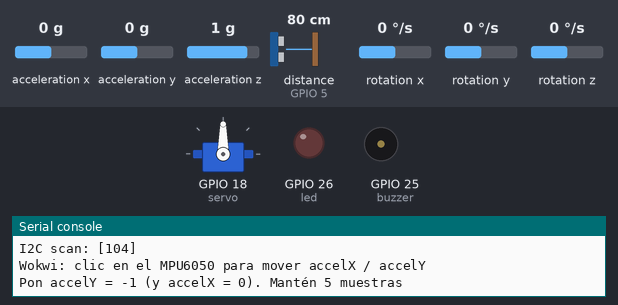
The program below on a simulated ESP32 board running MicroPython. On the bench: servo, output pins drawn as LEDs (lit = HIGH), buzzer (waves = sounding), the last lines printed to the serial console. Wiring (from the project's diagram.json): servo on GPIO 18, buzzer on GPIO 25, red LED on GPIO 26. The inputs (shaded band) are chosen by the test bench; at power-on: acceleration x 0 g, distance to the obstacle (sensor on GPIO 5) 80 cm, acceleration y 0 g, acceleration z 1 g, rotation x 0 °/s, rotation y 0 °/s, rotation z 0 °/s. The echo pulse lasts 58.3 µs per cm; servo angles are drawn from the pulse width (0.5 ms = 0°, 2.5 ms = 180°); library files of the repository ran but are not shown: mpu6050.py; pins used as bus, display or sensor lines are not drawn.

Above: at 0.1 s.
At 20.2 s:
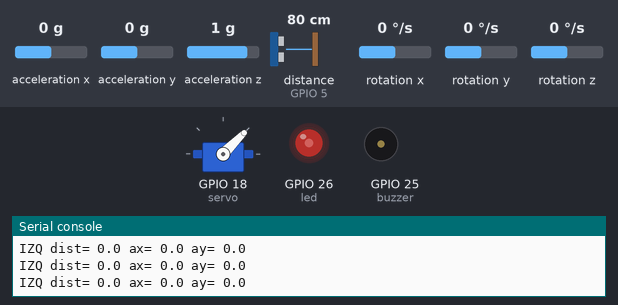
20.3 s: acceleration x set to -0.4 g
At 21.1 s:
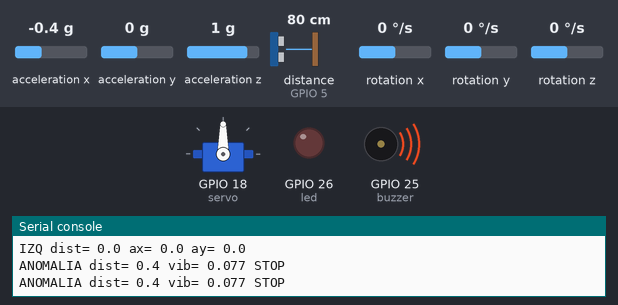
22.0 s: distance to the obstacle (sensor on GPIO 5) set to 2 cm
Timing chart, 0 to 25.0 s (numbered marks = the images above; inputs shaded):
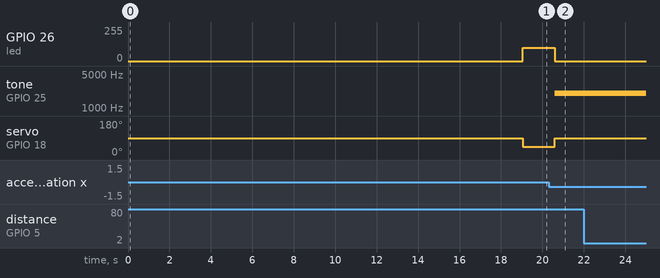

The program:

main.py
```python
from machine import Pin, PWM, SoftI2C, time_pulse_us
from mpu6050 import MPU6050
from utime import sleep
import math

# Wokwi: los datos se quedan en listas (no hay CSV en el simulador)
i2c = SoftI2C(scl=Pin(22), sda=Pin(21), freq=100000)  # SDA=21, SCL=22
print("I2C scan:", i2c.scan())
mpu = MPU6050(i2c)
trig = Pin(4, Pin.OUT)          # ultrasónico TRIG
echo = Pin(5, Pin.IN)           # ultrasónico ECHO
led = PWM(Pin(26))
buzzer = PWM(Pin(25))
servo = PWM(Pin(18), freq=50)   # señal del servo
led.duty(0)
buzzer.duty(0)
modos = ["IZQUIERDA", "DERECHA"]
LIMITE_CM = 15
ANG_IZQ = 45
ANG_DER = 135
ANG_STOP = 90
ultimo = ""
ok = 0
paradas = 0

def leer():
    ax, ay, az, gx, gy, gz = mpu.leer()
    vib = abs(math.sqrt(ax**2 + ay**2 + az**2) - 1)  # sube si agitas (rotation)
    return (ax, ay), vib          # ax y ay SIN abs: así se distingue izq de der

def distancia_cm():
    trig.off()
    sleep(0.00001)
    trig.on()
    sleep(0.00001)
    trig.off()
    t = time_pulse_us(echo, 1, 30000)  # Wokwi: mejor que un while
    if t < 0:
        return 400.0
    cm = (t * 0.0343) / 2
    if cm < 2 or cm > 400:
        return 400.0
    return cm

def dist(p, q):
    return math.sqrt((p[0] - q[0])**2 + (p[1] - q[1])**2)

def kmeans(datos, k=2):
    n = len(datos)
    centros = [datos[0], datos[n // 2]]
    for _ in range(8):
        grupos = [[] for _ in range(k)]
        for p in datos:
            d = [dist(p, c) for c in centros]
            grupos[d.index(min(d))].append(p)
        for i in range(k):
            if grupos[i]:
                mx = sum(p[0] for p in grupos[i]) / len(grupos[i])
                my = sum(p[1] for p in grupos[i]) / len(grupos[i])
                centros[i] = (mx, my)
    intramax = max(min(dist(p, c) for c in centros) for p in datos)
    entre = dist(centros[0], centros[1])
    umbral = max(entre * 0.45, intramax * 1.2, 0.25)
    return centros, umbral

def angulo(g):
    us = 500 + (g / 180.0) * 2000
    servo.duty_u16(int(us / 20000.0 * 65535))

def parar():
    global ultimo
    led.duty(0)
    buzzer.freq(2000)
    buzzer.duty(512)
    if ultimo == "STOP":
        return
    ultimo = "STOP"
    angulo(ANG_STOP)

def producir(lado):
    global ultimo
    buzzer.duty(0)
    if lado == "IZQ":
        led.duty(400)
        g = ANG_IZQ
    else:
        led.duty(900)
        g = ANG_DER
    if ultimo == lado:
        return
    ultimo = lado
    angulo(g)

angulo(ANG_STOP)

# 1) Recolectar en memoria (Wokwi no usa CSV)
print("Wokwi: clic en el MPU6050 para mover accelX / accelY")
grupos = {"IZQUIERDA": [], "DERECHA": []}
vibs = []
for modo in modos:
    if modo == "IZQUIERDA":
        print("Pon accelY = -1 (y accelX = 0). Mantén 5 muestras")
    else:
        print("Pon accelY = 1 (y accelX = 0). Mantén 5 muestras")
    sleep(8)                      # tiempo para mover los sliders
    for i in range(5):
        p, vib = leer()
        grupos[modo].append(p)
        vibs.append(vib)
        print(i + 1, "ax=", round(p[0], 2), "ay=", round(p[1], 2))
        sleep(0.3)

# 2) K-means K=2 con las listas (sin archivo)
datos = grupos["IZQUIERDA"] + grupos["DERECHA"]
centros, umbral = kmeans(datos)
umbral_vib = max(max(vibs) * 3.0, 0.12)
mean_izq = (
    sum(p[0] for p in grupos["IZQUIERDA"]) / 5,
    sum(p[1] for p in grupos["IZQUIERDA"]) / 5,
)
mean_der = (
    sum(p[0] for p in grupos["DERECHA"]) / 5,
    sum(p[1] for p in grupos["DERECHA"]) / 5,
)
etiqueta = []
for c in centros:
    if dist(c, mean_izq) < dist(c, mean_der):
        etiqueta.append("IZQ")
    else:
        etiqueta.append("DER")
if etiqueta[0] == etiqueta[1]:
    etiqueta = ["IZQ", "DER"]
print("umbral dist=", round(umbral, 3), " umbral vib=", round(umbral_vib, 3))
print("centros:", etiqueta[0], centros[0], etiqueta[1], centros[1])
print("En vivo: IZQ=45 DER=135. Anomalia: accelZ=-1 o sube rotation. Obstaculo: slider < 15 cm")

# 3) En vivo
while True:
    p, vib = leer()
    cm = distancia_cm()
    d0 = dist(p, centros[0])
    d1 = dist(p, centros[1])
    if d0 <= d1:
        idx, menor = 0, d0
    else:
        idx, menor = 1, d1
    if 2 < cm < LIMITE_CM:
        parar()
        paradas += 1
        print("STOP ultrasónico", round(cm, 1), "cm")
    elif menor > umbral or vib > umbral_vib:
        parar()
        paradas += 1
        print("ANOMALIA dist=", round(menor, 3), "vib=", round(vib, 3), "STOP")
    else:
        producir(etiqueta[idx])
        ok += 1
        print(etiqueta[idx], "dist=", round(menor, 3), "ax=", round(p[0], 2), "ay=", round(p[1], 2))
    sleep(0.3)
```

Measured:
- the behaviour switches between -0.2 and -0.3 g on acceleration x (found by bisection; images 1 and 2)
- after the input at 20.3 s, GPIO 26 (led): 100/255 → 0/255 after 0.29 s; tone on GPIO 25 (buzzer): silent → 2000 Hz after 0.29 s; servo on GPIO 18 (servo): 45° → 90° after 0.29 s
